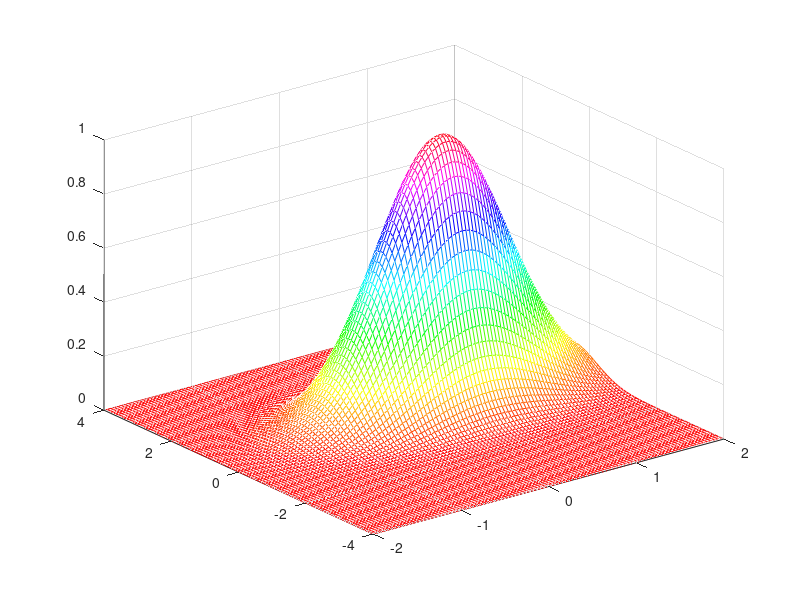

This figure's MATLAB source:
%ex6.
g = 2
for index = 1:4
    %disp(index)
    g = 1 + 1/g
end
%disp('Hello')
disp(g)

%ex7
x = linspace(-2, 2)
y = linspace(-4, 4)
[x,y] = meshgrid(x,y)
z = exp(-1.*((x-1/2).^2+(y-1/2).^2));
mesh(x,y,z)
%surf(x,y,z)
colormap hsv
